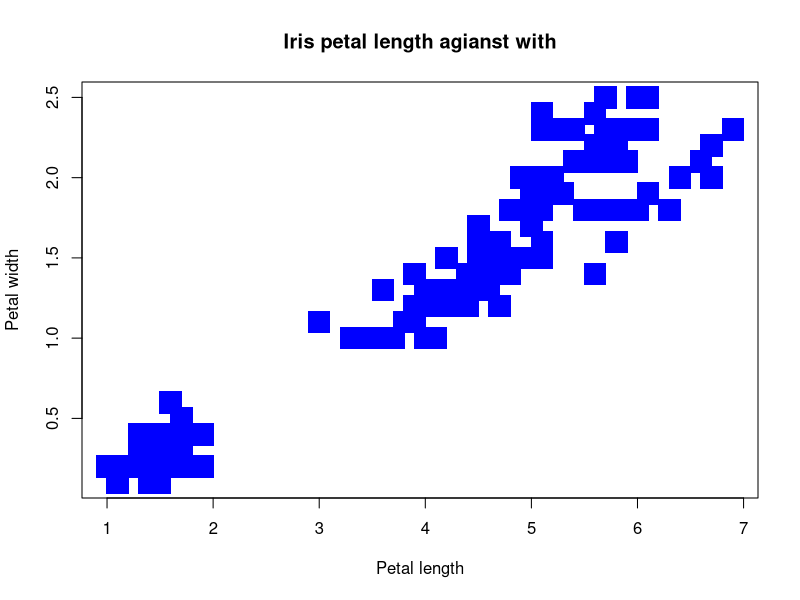

Recreate this plot in R.
#peepeepoop
plot(
  x = iris$Petal.Length,
  y = iris$Petal.Width,
  xlab = "Petal length",
  ylab = "Petal width",
  cex = 3,
  pch=15,
  col = "blue",
  main = "Iris petal length agianst with"
) 
